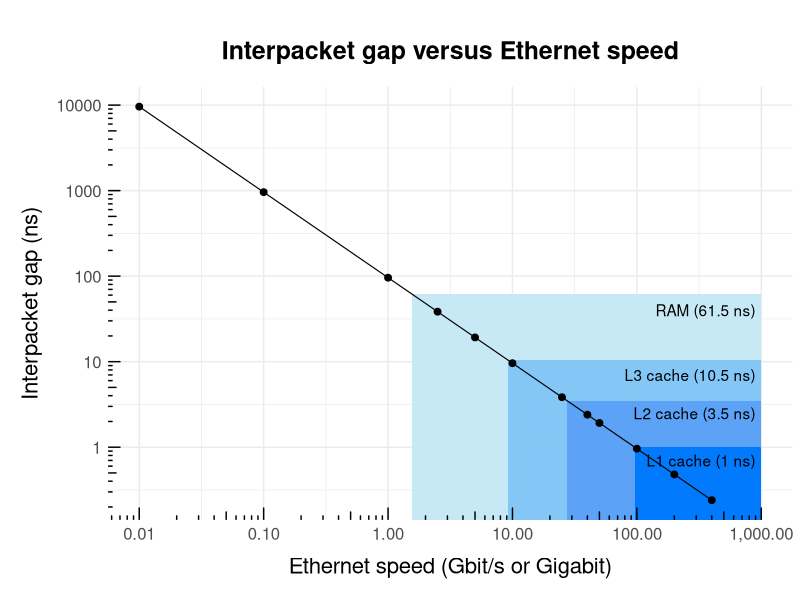

Reproduce this figure in R.
# source: https://en.wikipedia.org/wiki/Interpacket_gap

# 9.6 µs for 10 Mbit/s Ethernet,
# 0.96 µs for 100 Mbit/s (Fast) Ethernet,
# 96 ns for Gigabit Ethernet,
# 38.4 ns for 2.5 Gigabit Ethernet,
# 19.2 ns for 5 Gigabit Ethernet,
# 9.6 ns for 10 Gigabit Ethernet,
# 3.84 ns for 25 Gigabit Ethernet,
# 2.4 ns for 40 Gigabit Ethernet,
# 1.92 ns for 50 Gigabit Ethernet,
# 0.96 ns for 100 Gigabit Ethernet,
# 0.48 ns for 200 Gigabit Ethernet, and
# 0.24 ns for 400 Gigabit Ethernet.[1]

library(tidyverse)
library(scales)

# interpacket_gaps <- c(9.6 µs, 0.96 µs, 96 ns, 38.4 ns, 19.2 ns, 9.6 ns, 3.84 ns, 2.4 ns, 1.92 ns, 0.96 ns, 0.48 ns, 0.24 ns)
# ethernet_speed <- c(10 Mbit/s, 100 Mbit/s, 1 Gigabit, 2.5 Gigabit, 5 Gigabit, 10 Gigabit, 25 Gigabit, 40 Gigabit, 50 Gigabit, 100 Gigabit, 200 Gigabit, 400 Gigabit)

# define inputs assuming that 1 Gigabit =  1 Gbit/s

interpacket_gaps_ns <- c(9600, 960, 96, 38.4, 19.2, 9.6, 3.84, 2.4, 1.92, 0.96, 0.48, 0.24)
ethernet_speed_gbps <- c(0.01, 0.1, 1, 2.5, 5, 10, 25, 40, 50, 100, 200, 400)

data <- tibble(interpacket_gaps_ns, ethernet_speed_gbps)
# write_csv(data,"~/Projects/ethernet/data.csv")

# power function

# define the variables
x <- data$ethernet_speed_gbps
y <- data$interpacket_gaps_ns

# define the model 
model <- lm(log(x) ~ log(y), data = data)

# power function so f(x) = k*x^p
# k and p are real numbers 
# k is known as the coefficient

coefficient <- coef(model)["(Intercept)"]
p <- coef(model)["log(x)"]

coefficient <- 4.564
p <- -1

# finding the x value for the y values from the Moritz paper

ram_y_gap <- 61.5
l3_y_gap <- 10.5
l2_y_gap <- 3.5
l1_y_gap <- 1

ram_x_speed <- exp(coefficient)*(ram_y_gap^p)
l3_x_speed <- exp(coefficient)*(l3_y_gap^p)
l2_x_speed <- exp(coefficient)*(l2_y_gap^p)
l1_x_speed <- exp(coefficient)*(l1_y_gap^p)

# plotting the data

data %>%
  ggplot(aes(x = ethernet_speed_gbps, y = interpacket_gaps_ns)) +
  geom_rect(mapping=aes(xmin=ram_x_speed, xmax=1000, ymin=0, ymax=ram_y_gap), fill = "#c7e8f5", alpha=0.3) +
  geom_rect(mapping=aes(xmin=l3_x_speed, xmax=1000, ymin=0, ymax=l3_y_gap), fill = "#85c8f5", alpha=0.3) +
  geom_rect(mapping=aes(xmin=l2_x_speed, xmax=1000, ymin=0, ymax=l2_y_gap), fill = "#5ca1fa", alpha=0.3) +
  geom_rect(mapping=aes(xmin=l1_x_speed, xmax=1000, ymin=0, ymax=l1_y_gap), fill = "#007bff", alpha=0.3) +
  geom_point(size = 2) + 
  geom_smooth(color = "black", size = 0.4) +
  scale_x_continuous(
    trans = "log10", 
    labels = comma, 
    limits = c(NA, 1000),
    breaks = c(0, 0.01, 0.1, 1, 10, 100, 1000),
    ) +
  annotation_logticks(base = 10) +
  scale_y_continuous(trans = "log10") +
  labs(
    title = "Interpacket gap versus Ethernet speed",
    x = "Ethernet speed (Gbit/s or Gigabit)",
    y = "Interpacket gap (ns)"
  ) + 
  theme_minimal() + 
  theme(
    plot.title = element_text(size=18, face="bold", margin=margin(20,0,20,0), hjust = 0.5, vjust = 0),
    axis.title.x = element_text(size=16, margin=margin(10,0,10,0)),
    axis.title.y = element_text(size=16, margin=margin(0,10,0,10)),
    axis.text.x = element_text(size=12),
    axis.text.y = element_text(size=12),
    legend.title = element_text(size = 14),
    legend.text = element_text(size = 12)
  ) +
  annotate("text", x=900, y=40, label= "RAM (61.5 ns)", hjust = 1) +
  annotate("text", x=900, y=7, label= "L3 cache (10.5 ns)", hjust = 1) +
  annotate("text", x=900, y=2.5, label= "L2 cache (3.5 ns)", hjust = 1) +
  annotate("text", x=900, y=0.7, label= "L1 cache (1 ns)", hjust = 1)